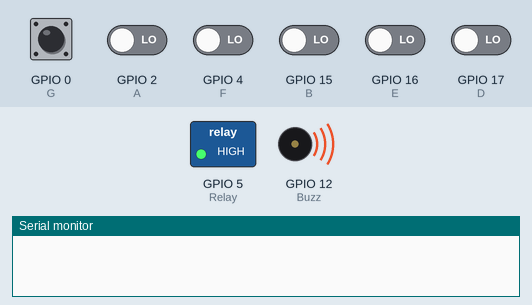
Recording of a program running on a simulated ESP32. Shown: switched loads named in the program (green lamp = pin HIGH), buzzer (waves = sounding), the last lines printed to the serial monitor. The test bench sets the inputs (shaded band); at power-on: GPIO 0 (G) HIGH, GPIO 2 (A), GPIO 4 (F), GPIO 15 (B), GPIO 16 (E), GPIO 17 (D) LOW.

Above: at 1.3 s.
1.4 s: GPIO 0 (G) driven LOW
At 2.3 s:
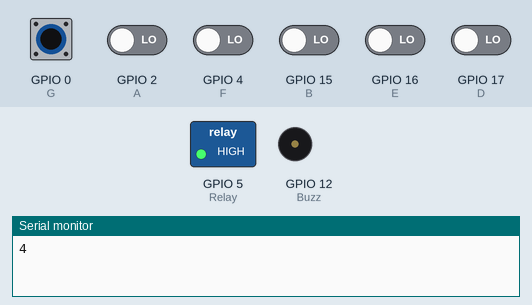
4.4 s: GPIO 0 (G) driven HIGH
At 5.0 s:
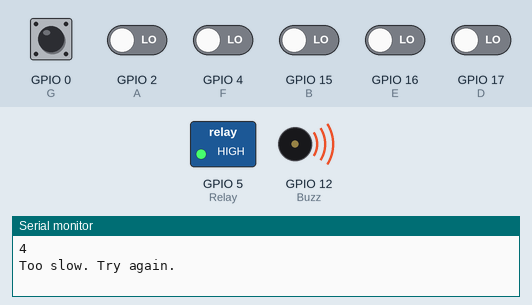
5.9 s: GPIO 0 (G) pulsed LOW 5 times (0.12 s each, 0.3 s apart)
At 6.14 s:
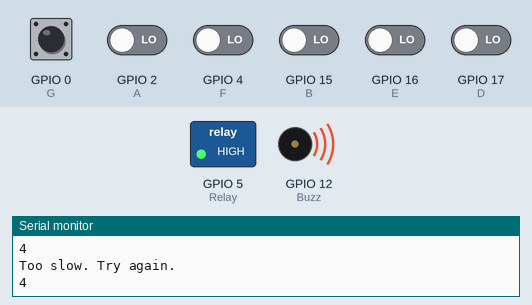
Timing chart, 0 to 8.9 s (numbered marks = the images above; inputs shaded):
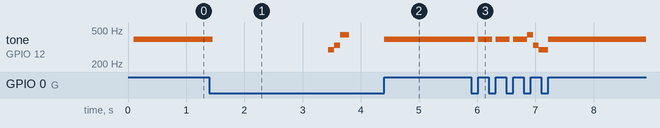

The program:

main.cpp
```cpp
#include <Arduino.h>

//Define frequency for Tones A to G
#define Tone_D 294
#define Tone_E 330
#define Tone_F 349
#define Tone_G 392
#define Tone_A 440
#define Tone_B 493

bool Ser_Out = true;       //Set to true for serial output

bool buttonPressed = false;
const int D = 17; //D
const int E = 16; //E
const int F = 4;  //F
const int G = 0;  //G
const int A = 2;  //A
const int B = 15; //B
const int Relay = 5; //Relay
const int Buzz = 12; //Speaker Output
const int Passcode = 5555;  //Current Passcode
int code = 0;
int buttonUpdate = 0;
int runloop = 1;

unsigned long buttonTime = 0;

void setup()
{
  ledcWriteTone(0, 2000); //Affect PWM settings for Tone()???

  pinMode(D, INPUT);
  digitalWrite(D,HIGH);

  pinMode(E, INPUT);
  digitalWrite(E,HIGH);

  pinMode(F, INPUT);
  digitalWrite(F,HIGH);

  pinMode(G, INPUT);
  digitalWrite(G,HIGH);

  pinMode(A, INPUT);
  digitalWrite(A,HIGH);

  pinMode(B, INPUT);
  digitalWrite(B,HIGH);

  pinMode(Relay, OUTPUT);
  digitalWrite(Relay,HIGH);

  if(Ser_Out == true) {
  Serial.begin(9600);}

  delay(100);
}

void Open_Door()
    {
      if(Ser_Out == true) {
      Serial.println("              CORRECT! Door Opens!");
            Serial.print('\n');}
            // Insert code to activate door
            digitalWrite(Relay,LOW);
            code = 0;
            delay(300);
            tone(Buzz,Tone_D);
            delay(300);
            tone(Buzz,Tone_E);
            delay(300);
            tone(Buzz,Tone_A);
            delay(300);
            tone(Buzz,Tone_D);
            delay(300);
            tone(Buzz,Tone_E);
            delay(300);
            tone(Buzz,Tone_A);
            delay(300);
            noTone(Buzz);
            delay(10000);
            digitalWrite(Relay,HIGH);
            buttonPressed = false;
            runloop = 1;
    }

void loop()
 {
  if(code > 999) {
      if(code == Passcode) {runloop = 0;}
      switch(runloop) {
        case 0:
            Open_Door();
            break;

        case 1:
            code = 0;
            if(Ser_Out == true) {
            Serial.print("          - Incorrect, Please Try Again -");
            Serial.print('\n');}
            tone(Buzz,Tone_A);
            delay(100);
            tone(Buzz,Tone_E);
            delay(100);
            tone(Buzz,Tone_D);
            delay(100);
            buttonPressed = false;
            break;  }
  }


  if (((buttonTime + 2000) < millis()) && buttonPressed)
    {
    code = 0;
    if(Ser_Out == true) {
    Serial.print("Too slow. Try again.");
    Serial.print('\n');}
    tone(Buzz,Tone_D);
    delay(100);
    tone(Buzz,Tone_E);
    delay(100);
   tone(Buzz,Tone_A);
    delay(100);
    buttonPressed = false;
  }
  while(digitalRead(D) == HIGH)
  {
    tone(Buzz,Tone_D);
    buttonTime = millis();
    buttonPressed = true;
    buttonUpdate = 1;
  }
  while(digitalRead(E) == HIGH)
  {
    tone(Buzz,Tone_E);
    buttonTime = millis();
    buttonPressed = true;
    buttonUpdate = 2;
  }

  while(digitalRead(F) == HIGH)
  {
    tone(Buzz,Tone_F);
    buttonTime = millis();
    buttonPressed = true;
    buttonUpdate = 3;
  }

  while(digitalRead(G) == HIGH)
  {
    tone(Buzz,Tone_G);
    buttonTime = millis();
    buttonPressed = true;
    buttonUpdate = 4;
  }

  while(digitalRead(A) == HIGH)
  {
    tone(Buzz,Tone_A);
    buttonTime = millis();
    buttonPressed = true;
    buttonUpdate = 5;
  }

  while(digitalRead(B) == HIGH)
  {
    tone(Buzz,Tone_B);
    buttonTime = millis();
    buttonPressed = true;
    buttonUpdate = 6;
  }

  if (buttonUpdate != 0){
    code = code * 10 + buttonUpdate;
    buttonUpdate = 0;
    if(Ser_Out == true) {Serial.println(code);}
  }
  delay(60);

  noTone(Buzz);

  }
```

Measured:
- after the input at 1.4 s, tone on GPIO 12 (Buzz): plays 294 Hz for 0.10 s, 330 Hz for 0.10 s, 440 Hz for 0.16 s, starting after 0.06 s
- after the input at 4.4 s, tone on GPIO 12 (Buzz): silent → 392 Hz at once
- after the input at 5.9 s, tone on GPIO 12 (Buzz): plays 392 Hz for 0.24 s, 392 Hz for 0.24 s, 392 Hz for 0.24 s, 440 Hz for 0.10 s, 330 Hz for 0.10 s, 294 Hz for 0.16 s … (7 notes in this stretch), starting after 0.06 s
